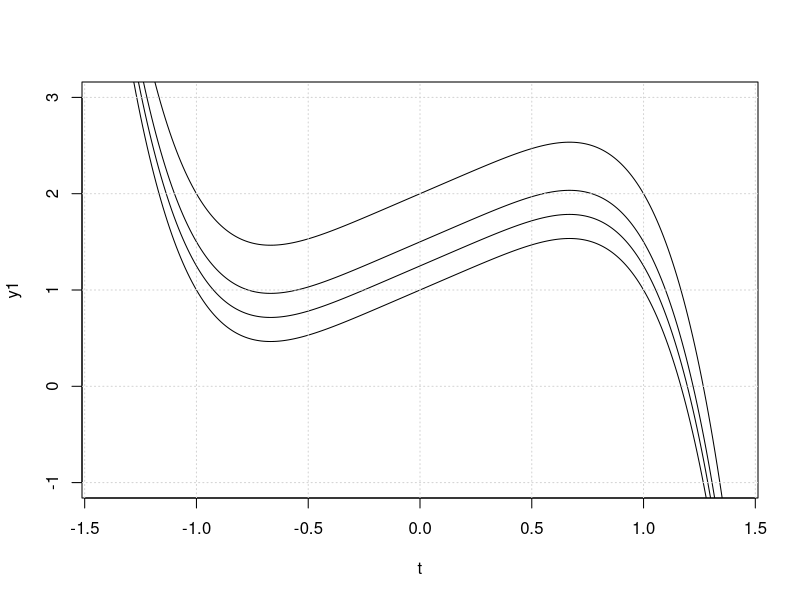

Reproduce this figure in R.

quintic <- function(x, a){
  return(-x^5 + x + a)
}

t <- seq(-1.4, 1.4, by=0.01)
y1 <- quintic(t, 1.0)
y2 <- quintic(t, 1.25)
y3 <- quintic(t, 1.5)
y4 <- quintic(t, 2.0)

plot(t, y1,'l', ylim=c(-1,3))
lines(t, y2,'l')
lines(t, y3,'l')
lines(t, y4,'l')
grid()